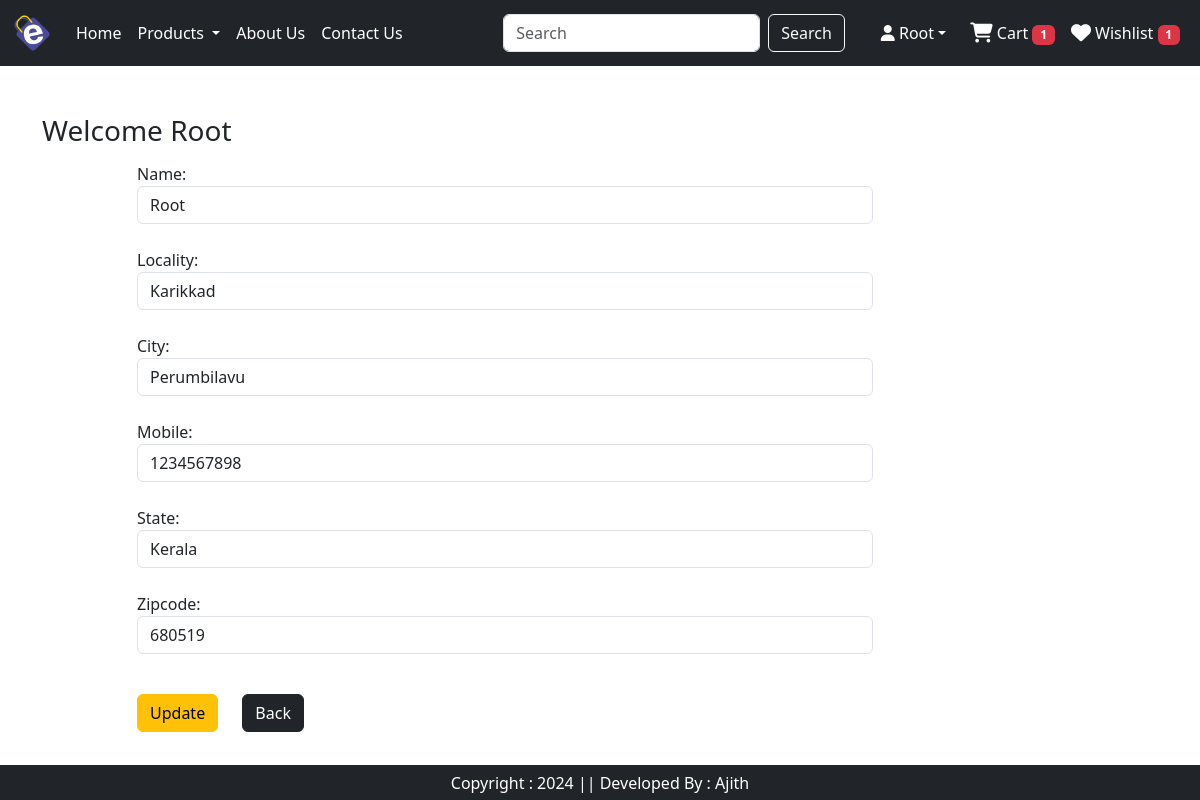
Screenshot of /updateAddress/1 (signed in) with the database file from the repository.
### ec/models.py (models this page shows, shortened)
class Customer(models.Model):
    user = models.ForeignKey(User, on_delete=models.CASCADE)
    name = models.CharField(max_length=200)
    locality = models.CharField(max_length=200)
    city = models.CharField(max_length=200)
    mobile = models.IntegerField()
    zipcode = models.IntegerField()
    state = models.CharField(choices=STATE_CHOICES, max_length=100)

### ec/views.py (the view, shortened to what this page needs)
# urls.py: path('updateAddress/<int:pk>', views.updateAddress.as_view(), name='updateAddress'),
@method_decorator(login_required, name='dispatch')
class updateAddress(View):
    def get(self, request, pk):
        totalitem = 0
        wishitem = 0
        if request.user.is_authenticated:
            totalitem = len(Cart.objects.filter(user=request.user))
            wishitem = len(Wishlist.objects.filter(user=request.user))
        add = Customer.objects.get(pk=pk)
        form = CustomerProfileForm(instance=add)
        return render(request, 'app/updateAddress.html', locals())

### ec/forms.py
class CustomerProfileForm(forms.ModelForm):
    class Meta:
        model = Customer
        fields = ['name', 'locality', 'city', 'mobile', 'state', 'zipcode']
        widgets = {
            'name': forms.TextInput(attrs={'class': 'form-control'}),
            'locality': forms.TextInput(attrs={'class': 'form-control'}),
            'city': forms.TextInput(attrs={'class': 'form-control'}),
            'mobile': forms.NumberInput(attrs={'class': 'form-control'}),
            'state': forms.Select(attrs={'class': 'form-control'}),
            'zipcode': forms.NumberInput(attrs={'class': 'form-control'})
        }

### ec/templates/app/updateAddress.html (shortened to what this page needs)
{% extends 'app/base.html' %}
{% load static %}
{% block main-content %}
    <div class="container my-5">
        <div class="row">
            <h3>Welcome <span class="text-capitalize">{{request.user}}</span></h3>
            <br><br>
            <div class="col-sm-8 offset-sm-1">
                <form action="" method="post">
                    {% for fm in form %}
                        {{fm.label_tag}} {{fm}} <small class="text-danger">{{fm.errors|striptags}}</small> <br>
                    {% endfor %}
                    <div class="col-12 mt-3">
                        <button type="submit" class="btn btn-warning">Update</button>
                        <a href="{% url 'address' %}" type="button" class="btn btn-dark" style="margin-left: 20px">Back</a>
                    </div>
                </form>
            </div>
        </div>
    </div>
{% endblock main-content %}

### ec/templates/app/base.html (shortened to what this page needs)
<!DOCTYPE html>
{% load static %}
<html lang="en" xmlns="http://www.w3.org/1999/html">
<head>
    <link href="https://cdn.jsdelivr.net/npm/bootstrap@5.3.3/dist/css/bootstrap.min.css" rel="stylesheet">
    <link rel="stylesheet" href="{% static 'app/css/owl.carousel.min.css' %}" />
    <link rel="stylesheet" href="{% static 'app/css/style.css' %}" />
    <link rel="stylesheet" href="{% static 'all.min.css' %}" />
    <link rel="stylesheet" href="https://cdnjs.cloudflare.com/ajax/libs/font-awesome/6.5.2/css/all.min.css">
</head>
<body>
<nav class="navbar navbar-expand-lg navbar-dark bg-dark">
  <div class="container-fluid">
    <a class="navbar-brand" href="#">
        <img src="{% static 'app/images/logo.png' %}" width="40" height="40">
    </a>
    <div class="collapse navbar-collapse" id="navbarTogglerDemo03">
      <ul class="navbar-nav me-auto mb-2 mb-lg-0">
        {% if request.user.is_authenticated %}
        <li class="nav-item">
          <a class="nav-link active" aria-current="page" href="/">Home</a>
        </li>
        <li class="nav-item dropdown">
          <a class="nav-link dropdown-toggle text-white" href="#" role="button" data-bs-toggle="dropdown" aria-expanded="false">
            Products
          </a>
        </li>
        <li class="nav-item">
          <a class="nav-link text-white" href="{% url 'about' %}">About Us</a>
        </li>
        <li class="nav-item">
          <a class="nav-link text-white" href="{% url 'contact' %}">Contact Us</a>
        </li>
      </ul>
      <form class="d-flex" role="search" action="/search">
        <input class="form-control me-2" type="search" placeholder="Search" name="search" aria-label="Search">
        <button class="btn btn-dark btn-outline-light" type="submit">Search</button>
      </form>
    </div>
      <ul class="navbar-nav me-auto mb-2 mb-lg-0" style="margin-left: 20px;">
          <li class="nav-item dropdown mx-2">
              <a class="nav-link dropdown-toggle text-white text-capitalize" href="#" id="profileDropdown" role="button" data-bs-toggle="dropdown" aria-expanded="false"><i class="fa-solid fa-user"></i> {{request.user}}</a>
          </li>
          <li class="nav-item">
              <a href="{% url 'showcart' %}" class="nav-link text-white"><i class="fa-solid fa-cart-shopping fa-lg"></i> Cart <span class="badge bg-danger">{% if totalitem > 0 %} {{totalitem}} {% endif %}</span> </a>
          </li>
          <li class="nav-item">
              <a href="{% url 'wishlist' %}" class="nav-link text-white"><i class="fa-solid fa-heart fa-lg"></i> Wishlist <span class="badge bg-danger">{% if wishitem > 0 %} {{wishitem}} {% endif %}</span> </a>
          </li>
          {% endif %}
      </ul>
  </div>
</nav>
    {% block main-content %} {% endblock main-content %}
  <footer class="container-fluid fixed-bottom bg-dark text-white text-center p-2 mt-2">
      Copyright : 2024 || Developed By : Ajith
  </footer>

### ec/static/app/css/style.css (style rules this page uses)
body { margin-bottom: 60px; }
footer { height: 35px; line-height: 20px; }

### rows the page displays
Customer: form "Root" "Karikkad" "Perumbilavu" "1234567898" "Kerala" "680519"

### other values shown
{{ request.user }} "Root"
{{ totalitem }} "1"
{{ wishitem }} "1"
{{ fm.label_tag }} "Name:" "Locality:" "City:" "Mobile:" "State:" "Zipcode:"
